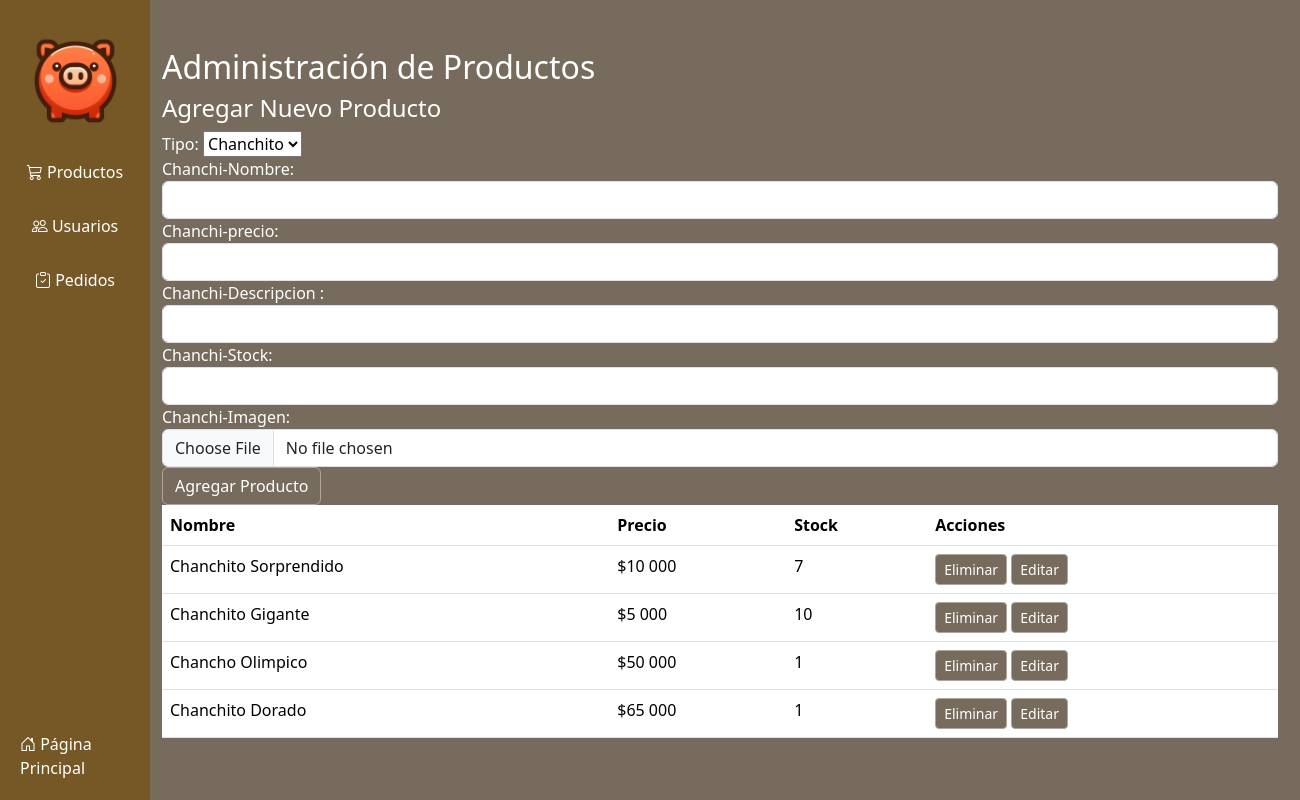
The app's page /dashboard/ (signed in), older data.
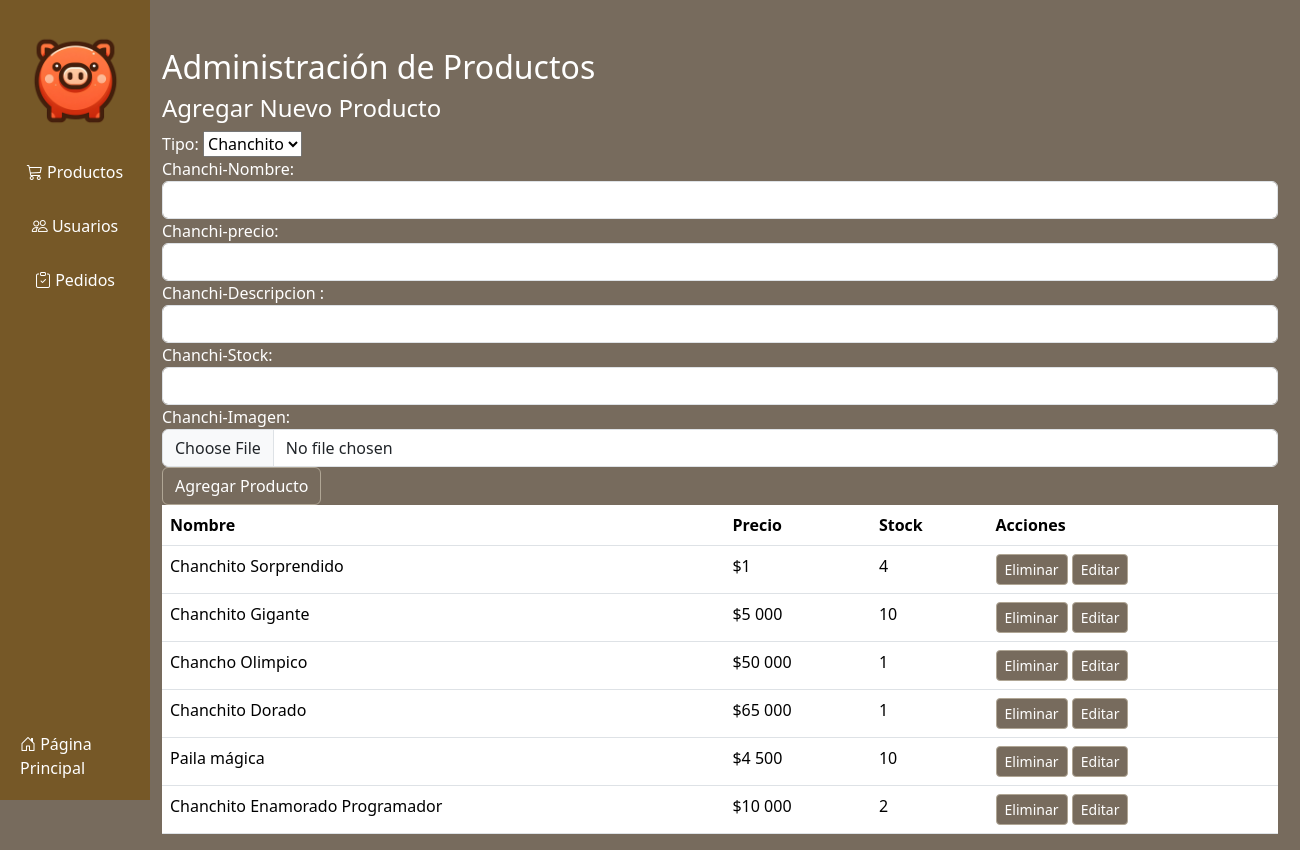
The same page, newer data.
### pagina/models.py (models this page shows, shortened)
class Producto (models.Model):
    TIPO = [
        ('C', 'Chanchito'),
        ('P', 'Paila')
    ]
    tipo = models.CharField(max_length=1,choices=TIPO, default= 'C')
    id = models.UUIDField(default=uuid.uuid4, primary_key=True, unique=True, editable=False)
    nombre = models.CharField(max_length=50,unique=True)
    descripcion = models.CharField(max_length=300)
    valor = models.IntegerField()
    stock = models.IntegerField()
    imagen = models.ImageField(upload_to="productos/")

### pagina/views.py (the view, shortened to what this page needs)
# urls.py: path('dashboard/',dashboard,name='dashboard'),
@login_required
@permission_required("pagina.view_user",raise_exception=True) ##Tira un error en caso q no exista permiso para acceder
def dashboard(request):
    tipos = Producto.TIPO
    productos = Producto.objects.all()
    context = {'productos': productos, 'tipos': tipos}
    return render(request,"core/dashboard.html", context)

### pagina/templates/core/dashboard.html (shortened to what this page needs)
{% extends "core/template_admin.html" %}
{% load humanize %}
{% load static %}
{% block content %}
    <div class="container mt-5 content" id="admin-contenido">
      <h2 class="text-white" class="mb-4">Administración de Productos</h2>
      <h4 class="text-white">Agregar Nuevo Producto</h4>
      <form id="addProductForm" method="post" enctype="multipart/form-data">
        <div class="form-group">
          <label for="productName" class="text-white"
            >Tipo: </label
          >
          <select name="Tipo" id="Tipo">
            {% for value,label in tipos  %} <option value='{{value}}'>{{label}}</option>
            {% endfor %}</select>
        </div>
        <div class="form-group">
          <label for="productPrice" class="text-white"
            >Chanchi-Nombre: </label
          >
          <input
            name="productonombre"
            type="text"
            class="form-control"
            id="nombreproducto"
            required
          />
        </div>
        <div class="form-group">
          <label for="productStock" class="text-white">Chanchi-precio:</label>
          <input
            name="precioProducto"
            type="number"
            class="form-control"
            id="precioProducto"
            required
          />
        </div>
        <div class="form-group">
          <label for="productName" class="text-white"
            >Chanchi-Descripcion :</label
          >
          <input
            name="descripcionProducto"
            type="text"
            class="form-control"
            id="descripcionProducto"
            required
          />
        </div>
        <div class="form-group">
          <label for="productName" class="text-white"
            >Chanchi-Stock: </label
          >
          <input
            name="StockProducto"
            type="text"
            class="form-control"
            id="StockProducto"
            required
          />
        </div>
                <div class="form-group">
          <label for="productName" class="text-white"
            >Chanchi-Imagen:</label
          >
          <input
            name="imagenProducto"
            type="file"
            accept="image/*"
            class="form-control"
            id="imagenProducto"
            required
          />
        </div>
        <button type="submit" class="btn btn-primary">Agregar Producto</button>
      </form>
      <table class="table">
        <thead>
          <tr>
            <th>Nombre</th>
            <th>Precio</th>
            <th>Stock</th>
            <th>Acciones</th>
          </tr>
        </thead>
        <tbody id="productList">
          {% for product in productos %}
          <tr>
          <td>{{product.nombre}}</td>
          <td>${{product.valor | intcomma}}</td>
          <td>{{product.stock}}</td>
          <td>
            <a class="btn btn-danger btn-sm delete-btn" href="{% url 'eliminar' product.id%}">Eliminar</a>
            <a class="btn btn-info btn-sm edit-btn text-white" href="{% url 'editar' product.id%}">Editar</a>
          </td>
        </tr>
          {% endfor %}
        </tbody>
      </table>
    </div>
{% endblock content %}

Row changes from the older to the newer data that the page shows:
changed Producto "Chanchito Sorprendido": valor "10 000" → "1"; stock "7" → "4"
added Producto: nombre "Paila mágica", valor "4 500", stock "10"
added Producto: nombre "Chanchito Enamorado Programador", valor "10 000", stock "2"
